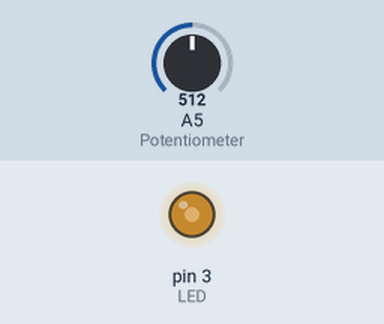
Recording of a sketch running on a simulated Arduino Uno, built with avr-gcc and run on an emulated ATmega328P. On the bench: output pins drawn as LEDs (lit = HIGH). Inputs (shaded band) come from the test bench; at power-on: A5 (Potentiometer) = 512.

Above: at 1.2 s.
1.3 s: A5 (Potentiometer) set to 716
At 2.4 s:
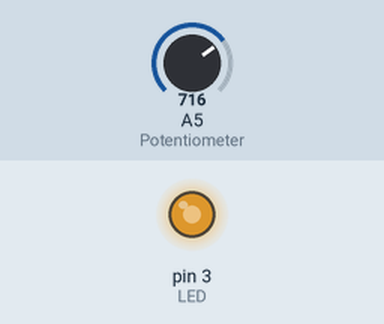
2.8 s: A5 (Potentiometer) set to 900
At 3.5 s:
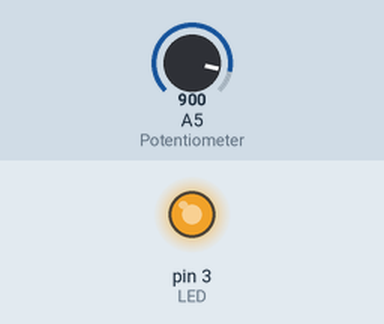
4.3 s: A5 (Potentiometer) set to 122
At 4.7 s:
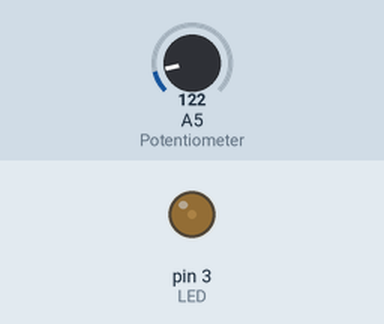
5.8 s: A5 (Potentiometer) set to 0
At 7.0 s:
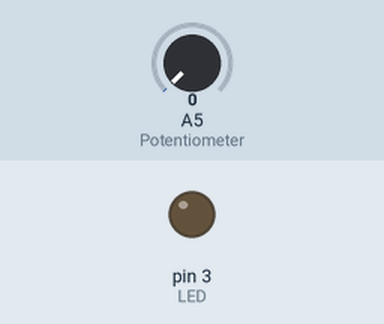
7.3 s: A5 (Potentiometer) set to 511
At 8.2 s:
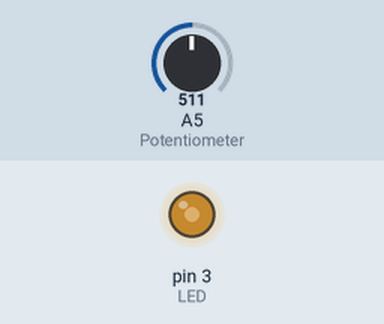
Timing chart, 0 to 9.8 s (numbered marks = the images above; inputs shaded):
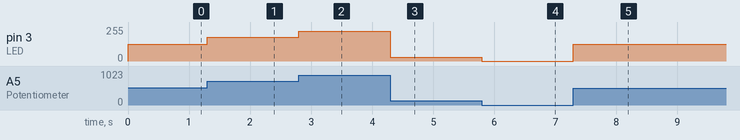

The sketch:

Fade_control_using_POT.ino
```cpp
/* Fade an LED using a potentiometer

 Using a potentiometer to control the birghtness of an LED in the circuit.
 The potentiometer is connected to the analog pin(A5)in the Arduino Uno in order to control the LED's brightness.
 The map function will be used to convert the analog input value to set the analog output to the desired
 brightness of the LED in the circuit.
 The LED is attached to one of the the PWM pin(D3)in the Arduino UNO since it will need to work as an analog output.
 */

int Potentiometer = A5;    // Declaring a variable and assigning it to pin A5, an analog input for the potentiometer.
int LED = 3;      // declaring a variable and selecting pin 3 for this variable; the LED will be connected to pin 3.
int PotValue = 0;  // declaring variable to store the value that is obtained from the Potentiometer.

void setup()   // configuring the potentiometer as an analog input and the LED as an analog output.
{
  pinMode(Potentiometer, INPUT);  // set the potentiometer as an input.
  pinMode(LED, OUTPUT);  // set the LED as an output.
}

void loop()
{
PotValue = analogRead(Potentiometer);  // using the analogRead to read the value coming from the potentiometer
//and store it to the variable "PotValue" that we declared above.

PotValue = map(PotValue , 0, 1023, 0, 255);  // the map function is used to scale the value stored in the "PotValue",
//and converts it to the desired value for the analog output to control the brightness of the LED.

analogWrite(LED, PotValue );  // turning the LED on and controlling the brightness of it based on the Potentiometer's value.
}
```

Measured:
- after the input at 1.3 s, pin 3 (LED): 127/255 → 178/255 at once
- after the input at 2.8 s, pin 3 (LED): 178/255 → 224/255 at once
- after the input at 4.3 s, pin 3 (LED): 224/255 → 30/255 at once
- after the input at 5.8 s, pin 3 (LED): 30/255 → 0/255 at once
- after the input at 7.3 s, pin 3 (LED): 0/255 → 127/255 at once
